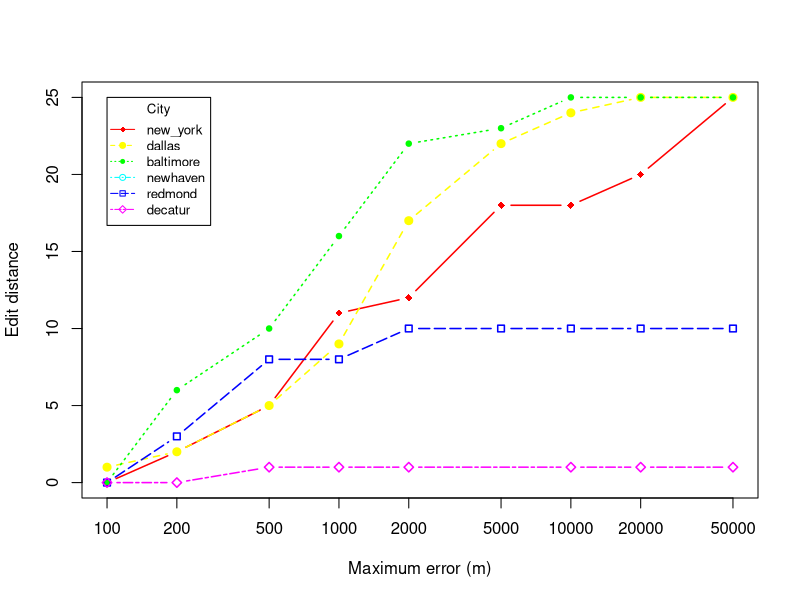

Write R code to recreate this figure.
# Create Line Chart

jpeg("./../hospitals/medians_across_city_si_25.jpg")

# convert factor to numeric for convenience 
Medians <- read.csv("./../hospitals/medians_across_city_si_25.csv")
locations <- c("new_york","dallas","baltimore","newhaven","redmond","decatur")
nlocations <- length(locations)

# get the range for the x and y axis 
xrange <- range(Medians$skew)
yrange <- range(Medians$distortion)

# set up the plot 
plot(xrange, yrange, type="n", xlab="Maximum error (m)", log="x",
  	      ylab="Edit distance") 
colors <- rainbow(nlocations)
linetype <- c(1:nlocations) 
plotchar <- seq(18,18+nlocations,1)

# add lines 
for (i in 1:nlocations) { 
  city <- subset(Medians, location==locations[i])
  lines(sort(city$skew), sort(city$distortion), type="b", lwd=1.5,
    lty=linetype[i], col=colors[i], pch=plotchar[i])
} 

# add a title and subtitle 
title("")

# add a legend 
legend(xrange[1], yrange[2], locations, cex=0.8, col=colors,
  		   pch=plotchar, lty=linetype, title="City")

dev.off()
